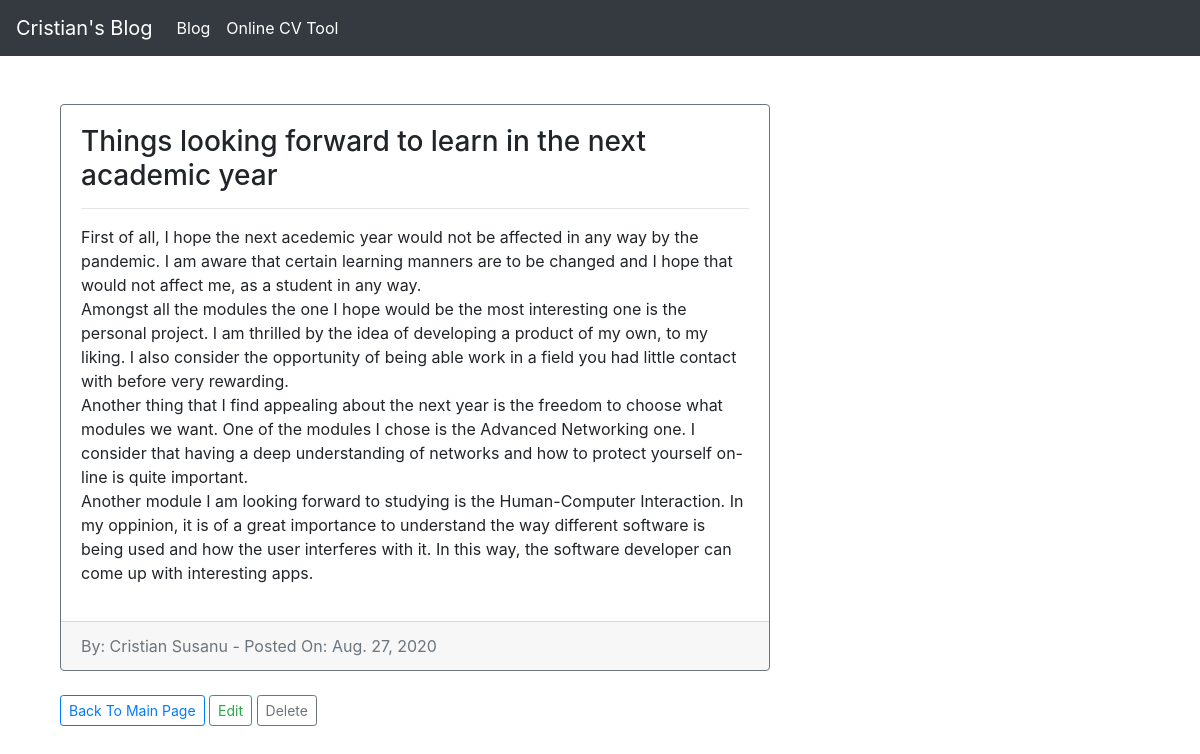
Page /post/8 on the earlier database version.
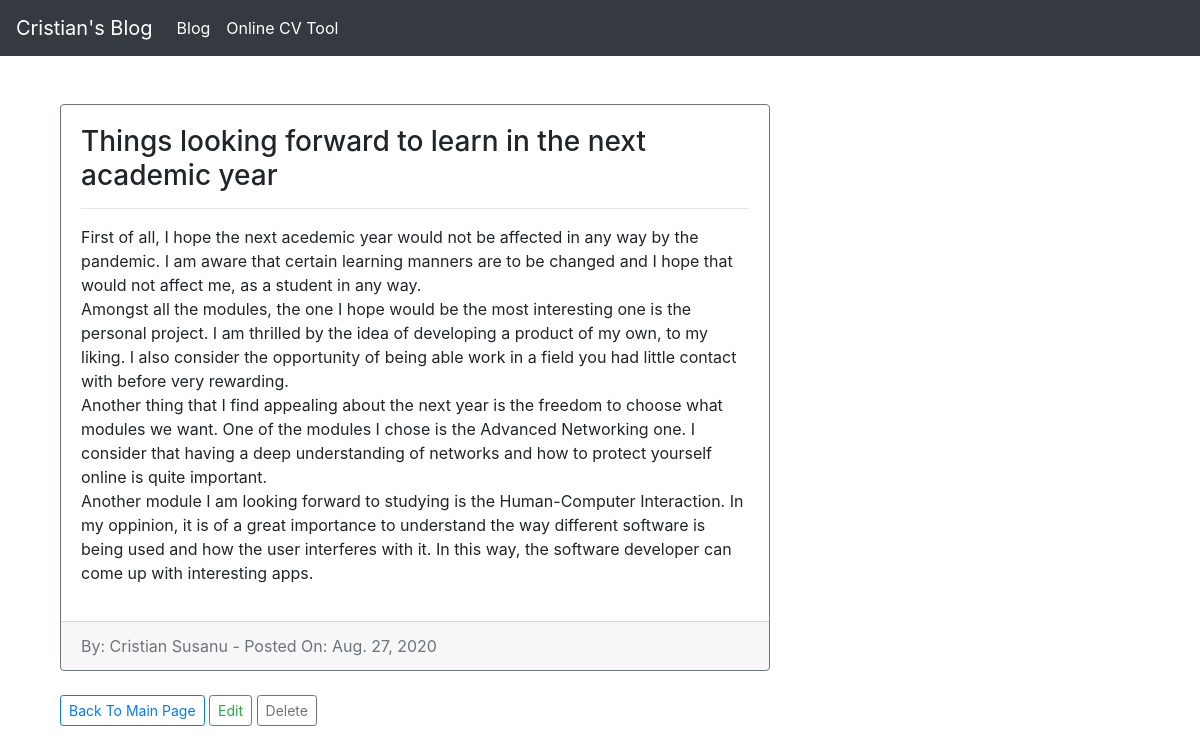
Same page on the later database version.
### blog/models.py (models this page shows, shortened)
class Post(models.Model):
    title = models.CharField(max_length=255)
    text = models.TextField()
    post_date = models.DateField(auto_now_add=True)

### blog/views.py (the view)
# urls.py: path('post/<int:pk>', PostDetailView.as_view(), name="post-details"),
class PostDetailView(DetailView):
    model = Post
    template_name = 'post_details.html'

### blog/templates/post_details.html (shortened to what this page needs)
{% extends 'base.html' %}
{% block content %}
	<div class="col-md-8">
		<div class="card mb-4 mt-4 border-secondary">
			<div class="card-body">
				<h3 class="card-title">{{ post.title }}</h3>
				<hr>
				<p class="card-text">{{ post.text|linebreaks }}</p>
			</div>
			<div class="card-footer text-muted">
				By: Cristian Susanu - Posted On: {{ post.post_date }}
			</div>
		</div>
		<a href="{% url 'home' %}" class="btn btn-outline-primary btn-sm">Back To Main Page</a>
		<a href="{% url 'edit-post' post.pk %}"  class="btn btn-outline-success btn-sm">Edit</a>
		<a href="{% url 'delete-post' post.pk %}"  class="btn btn-outline-secondary btn-sm">Delete</a>
	</div>
{% endblock %}

Differences in the rows shown:
changed Post "Things looking forward to learn in the next academic year": text "…way. Amongst all the modules the one I hope would be the most interesting one is the personal project. I am thrilled by the idea of developing a product of my own, to my liking. I also consider the opportunity of being able work in a field you had little contact with before very rewarding. Another thing that I find appealing about the next year is the freedom to choose what modules we want. One of the modules I chose is the Advanced Networking one. I consider that having a deep understanding of networks and how to protect yourself on-line is quite important. Another…" → "…way. Amongst all the modules, the one I hope would be the most interesting one is the personal project. I am thrilled by the idea of developing a product of my own, to my liking. I also consider the opportunity of being able work in a field you had little contact with before very rewarding. Another thing that I find appealing about the next year is the freedom to choose what modules we want. One of the modules I chose is the Advanced Networking one. I consider that having a deep understanding of networks and how to protect yourself online is quite important. Another…"
